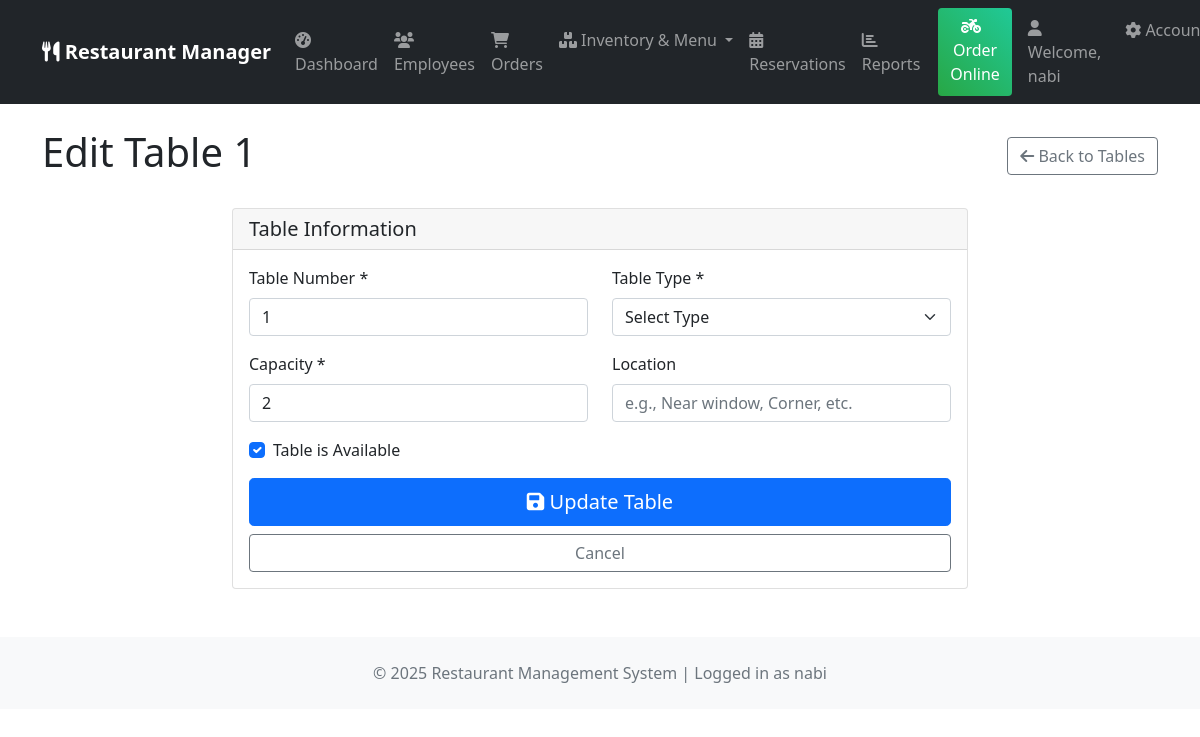
The page /reservations/tables/3/edit/ (signed in) on the database its author committed.
### reservations/models.py (models this page shows, shortened)
class Table(models.Model):
    TABLE_TYPES = [
        ('2_seater', '2 Seater'),
        ('4_seater', '4 Seater'),
        ('6_seater', '6 Seater'),
        ('family', 'Family (8+)'),
    ]
    table_number = models.CharField(max_length=10, unique=True)
    table_type = models.CharField(max_length=20, choices=TABLE_TYPES)
    capacity = models.PositiveIntegerField()
    is_available = models.BooleanField(default=True)
    location_description = models.CharField(max_length=100, blank=True)
    branch = models.ForeignKey(Branch, on_delete=models.CASCADE, null=True, blank=True)
    class Meta:
        ordering = ['table_number']

### reservations/views.py (the view, shortened to what this page needs)
# urls.py: path('tables/<int:pk>/edit/', views.table_edit, name='table_edit'),
@login_required
def table_edit(request, pk):
    table = get_object_or_404(Table, pk=pk)
    return render(request, 'reservations/table_edit.html', {'table': table})

### core/context_processors.py (called while the page is built)
def restaurant_info(request):
    try:
        restaurant = Restaurant.objects.first()
    except:
        restaurant = None
    return {
        'restaurant': restaurant
    }

### templates/reservations/table_edit.html (shortened to what this page needs)
{% extends 'base.html' %}
{% block content %}
<div class="d-flex justify-content-between align-items-center mb-4">
    <h1>Edit Table {{ table.table_number }}</h1>
    <a href="{% url 'reservations:table_list' %}" class="btn btn-outline-secondary">
        <i class="fas fa-arrow-left"></i> Back to Tables
    </a>
</div>
<div class="row justify-content-center">
    <div class="col-md-8">
        <div class="card">
            <div class="card-header">
                <h5 class="mb-0">Table Information</h5>
            </div>
            <div class="card-body">
                <form method="post">
                    <div class="row mb-3">
                        <div class="col-md-6">
                            <label for="table_number" class="form-label">Table Number *</label>
                            <input type="text" class="form-control" id="table_number" name="table_number"
                                   value="{{ table.table_number }}" required>
                        </div>
                        <div class="col-md-6">
                            <label for="table_type" class="form-label">Table Type *</label>
                            <select class="form-select" id="table_type" name="table_type" required>
                                <option value="">Select Type</option>
                            </select>
                        </div>
                    </div>
                    <div class="row mb-3">
                        <div class="col-md-6">
                            <label for="capacity" class="form-label">Capacity *</label>
                            <input type="number" class="form-control" id="capacity" name="capacity"
                                   value="{{ table.capacity }}" min="1" max="20" required>
                        </div>
                        <div class="col-md-6">
                            <label for="location_description" class="form-label">Location</label>
                            <input type="text" class="form-control" id="location_description" name="location_description"
                                   value="{{ table.location_description }}" placeholder="e.g., Near window, Corner, etc.">
                        </div>
                    </div>
                    <div class="form-check mb-3">
                        <input class="form-check-input" type="checkbox" id="is_available" name="is_available"
                               {% if table.is_available %}checked{% endif %}>
                        <label class="form-check-label" for="is_available">
                            Table is Available
                        </label>
                    </div>
                    <div class="d-grid gap-2">
                        <button type="submit" class="btn btn-primary btn-lg">
                            <i class="fas fa-save"></i> Update Table
                        </button>
                        <a href="{% url 'reservations:table_list' %}" class="btn btn-outline-secondary">
                            Cancel
                        </a>
                    </div>
                </form>
            </div>
        </div>
    </div>
</div>
{% endblock %}

### templates/base.html (shortened to what this page needs)
<!DOCTYPE html>
<html lang="en">
<head>
    <link href="https://cdn.jsdelivr.net/npm/bootstrap@5.1.3/dist/css/bootstrap.min.css" rel="stylesheet">
    <link href="https://cdnjs.cloudflare.com/ajax/libs/font-awesome/6.0.0/css/all.min.css" rel="stylesheet">
</head>
<body>
    <nav class="navbar navbar-expand-lg navbar-dark bg-dark">
        <div class="container">
            <a class="navbar-brand" href="{% url 'core:dashboard' %}">
                <i class="fas fa-utensils"></i>
                {% if restaurant %}
                    {{ restaurant.name }} Manager
                {% else %}
                    Restaurant Manager
                {% endif %}
            </a>
            <div class="collapse navbar-collapse" id="navbarNav">
                <ul class="navbar-nav me-auto">
                    {% if user.is_authenticated %}
                    <li class="nav-item">
                        <a class="nav-link" href="{% url 'core:dashboard' %}">
                            <i class="fas fa-tachometer-alt"></i> Dashboard
                        </a>
                    </li>
                    <li class="nav-item">
                        <a class="nav-link" href="{% url 'core:employee_list' %}">
                            <i class="fas fa-users"></i> Employees
                        </a>
                    </li>
                    <li class="nav-item">
                        <a class="nav-link" href="{% url 'orders:order_list' %}">
                            <i class="fas fa-shopping-cart"></i> Orders
                        </a>
                    </li>
                    <li class="nav-item dropdown">
                        <a class="nav-link dropdown-toggle" href="#" role="button" data-bs-toggle="dropdown">
                            <i class="fas fa-boxes"></i> Inventory & Menu
                        </a>
                    </li>
                    <li class="nav-item">
                        <a class="nav-link" href="{% url 'reservations:reservation_dashboard' %}">
                            <i class="fas fa-calendar-alt"></i> Reservations
                        </a>
                    </li>
                    <li class="nav-item">
                        <a class="nav-link" href="{% url 'reports:reports_dashboard' %}">
                            <i class="fas fa-chart-bar"></i> Reports
                        </a>
                    </li>
                    {% endif %}
                </ul>
                <div class="navbar-nav">
                    <a class="btn btn-success online-order-btn me-3" href="{% url 'orders:online_order' %}">
                        <i class="fas fa-motorcycle me-2"></i>Order Online
                    </a>
                    {% if user.is_authenticated %}
                        <span class="navbar-text me-3">
                            <i class="fas fa-user"></i> Welcome, {{ user.get_full_name|default:user.username }}
                        </span>
                        <div class="nav-item dropdown">
                            <a class="nav-link dropdown-toggle" href="#" role="button" data-bs-toggle="dropdown">
                                <i class="fas fa-cog"></i> Account
                            </a>
                        </div>
                    {% else %}
                        <a class="nav-link" href="{% url 'login' %}">
                            <i class="fas fa-sign-in-alt"></i> Login
                        </a>
                    {% endif %}
                </div>
            </div>
        </div>
    </nav>
    <div class="container mt-4">
        {% block content %}
        {% endblock %}
    </div>
    <footer class="mt-5 py-4 bg-light">
        <div class="container text-center">
            <p class="text-muted mb-0">
                &copy; {% now "Y" %} Restaurant Management System
                {% if user.is_authenticated %}
                | Logged in as {{ user.username }}
                {% endif %}
            </p>
        </div>
    </footer>
</body>
</html>

### templates/base.html (style rules this page uses)
.navbar-brand { font-weight: 600; }
.navbar-nav .nav-link { padding: 8px 15px; margin: 2px 0; border-radius: 5px; transition: all 0.3s ease; }
.online-order-btn { background: linear-gradient(45deg, #28a745, #20c997); border: none; margin-left: 10px; }

### rows shown on the page
Table: table_number "1", capacity "2", is_available "☑"

### other values the page prints
{{ user.get_full_name|default:user.username }} "nabi"
{{ user.username }} "nabi"
